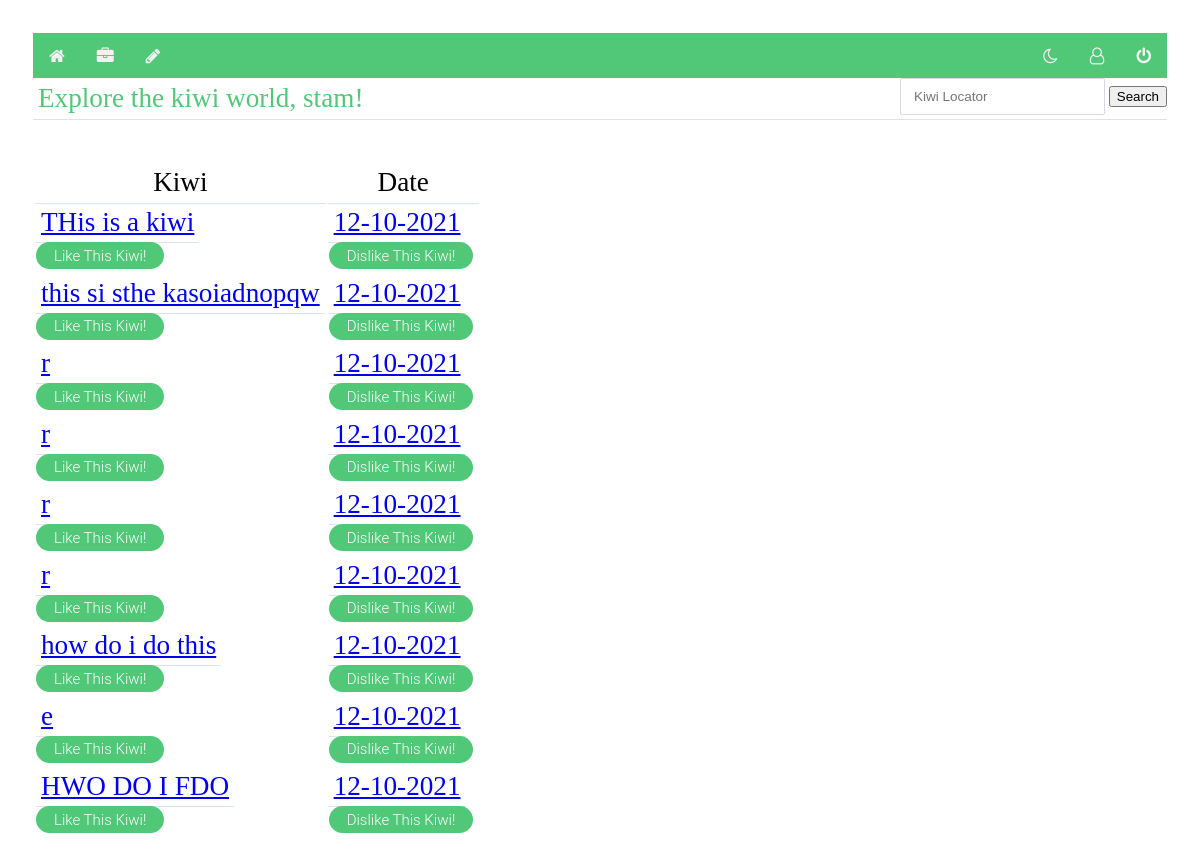
Before: /index (signed in) with the older database file.
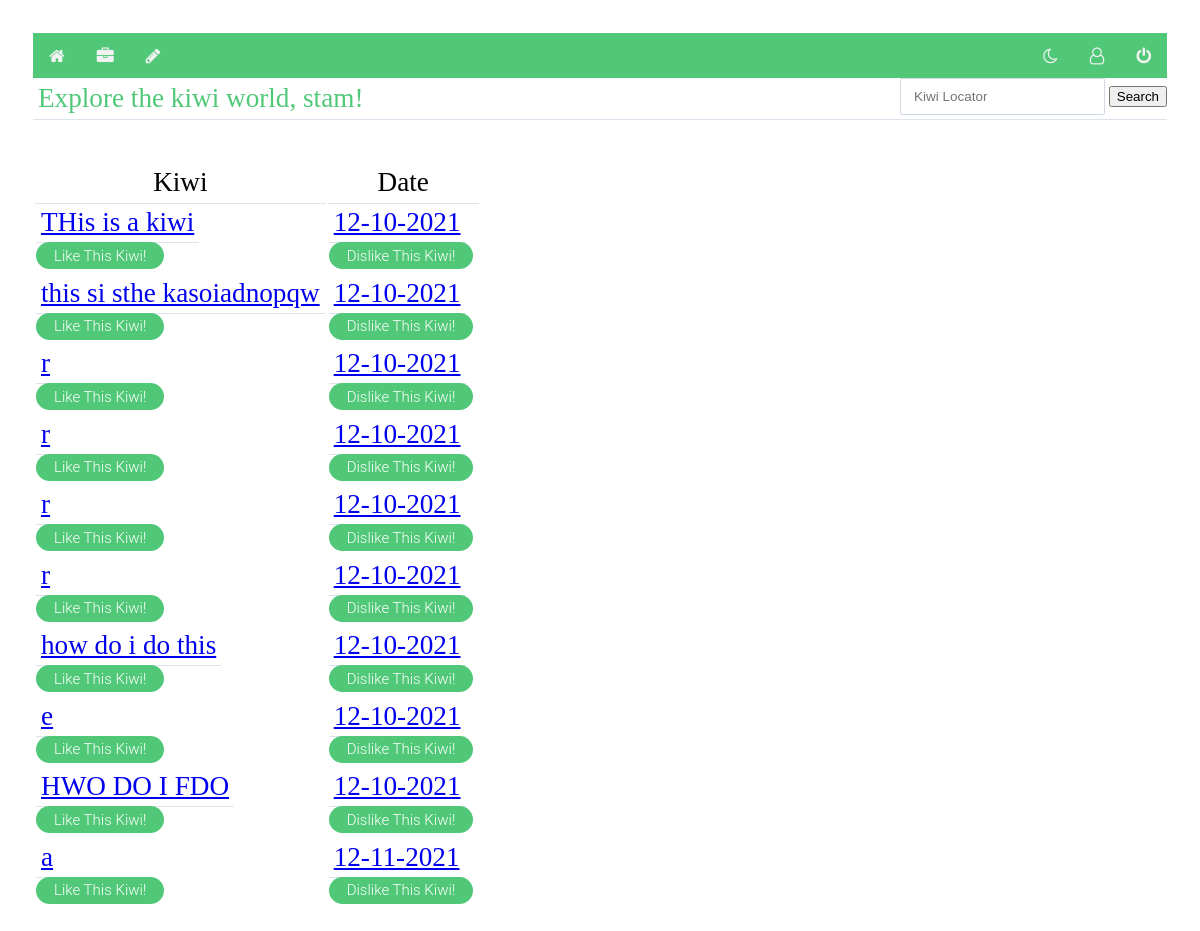
After: the same page with the newer database file.
### models.py (models this page shows, shortened)
class Note(db.Model):
    id = db.Column("id", db.Integer, primary_key=True)
    title = db.Column("title", db.String(200))
    text = db.Column("text", db.String(100))
    date = db.Column("date", db.String(50))
    user_id = db.Column(db.Integer,db.ForeignKey("user.id"), nullable = False)
    comments = db.relationship("Comment", backref="note",cascade = "all, delete-orphan", lazy=True)
    score = db.Column("score", db.Integer)
    votes = db.Column("totalVotes", db.Integer)

### flask06.py (the view)
@app.route('/')
@app.route('/index')
def index():
    if session.get('user'):
        all_notes = db.session.query(Note).all()
        return render_template('index.html', notes=all_notes, user=session['user'])
    else:
        return redirect(url_for('login'))

### forms.py
class SearchForm(FlaskForm):
    results = StringField('Results', validators=[DataRequired()])
    submit = SubmitField("Submit")

### flask06.py (called while the page is built)
@app.context_processor
def base():
    form = SearchForm()
    return dict(form=form)

### templates/index.html (shortened to what this page needs)
<!DOCTYPE html>
<html lang="en">
    <head>
        <link rel="stylesheet" href="{{ url_for('static', filename='main.css') }}">
        <link rel="stylesheet" href="{{ url_for('static', filename='forms.css') }}">
        <link rel="stylesheet" href="https://cdnjs.cloudflare.com/ajax/libs/font-awesome/4.7.0/css/font-awesome.css">
    </head>
    <div class="topnav">
        <nav>
            {% if user %}
            <a class="fa fa-home" href="{{url_for('index')}}"></a>
            <a class="fa fa-briefcase"href="{{url_for('get_notes')}}"></a>
            <a class="fa fa-pencil"href="{{url_for('new_note')}}"></a>
            <div class="topnav-right">
                <a class="fa fa-moon-o" onclick="myFunction()"></a>
                <a class="fa fa-user-o"href="{{url_for('get_accounts')}}"></a>
                <a class="fa fa-power-off" href="{{url_for('logout')}}"></a>
            </div>
            {% else %}
            <a href="{{url_for('login')}}">Login</a>
            <a href="{{url_for('register')}}">Register</a>
            {% endif %}
        </nav>
    </div>
<body>
<div class="searchStuff">
        <form method="POST" action="{{ url_for('search')}}" class="searching">
                <input class="form-search" type="search" placeholder="Kiwi Locator" aria-label="Locate"
                       name="results">
                <button class="search-btn" type="submit">Search</button>
            </form>
    </div>
        <h1 class="title">Explore the kiwi world, {{user}}!</h1>
        <table>
                <th class="title">Kiwi</th>
                <th class="title">Date</th>
            {% for note in notes %}
            <tr>
                <td><a class="title" href="{{ url_for('get_note', note_id=note.id) }}">{{ note.title }}</a></td>
                <td><a class="title" href="{{ url_for('get_note', note_id=note.id) }}">{{ note.date }}</a></td>
            </tr>
            <td><a class="button3" href="{{ url_for('voteLike', note_id=note.id) }}">Like This Kiwi!</a></td>
                <td><a class="button3" href="{{ url_for('voteDislike', note_id=note.id) }}">Dislike This Kiwi!</a></td>
            {% endfor %}
        </table>
    </body>
</html>

### static/main.css (style rules this page uses)
body { padding: 30px 30px; background: light grey; }
h1 { color: #50C878; }
.topnav { background-color: #50C878; overflow: hidden; }
.topnav a { float: left; color: #f2f2f2; text-align: center; padding: 14px 16px; text-decoration: none; font-size: 17px; }
.topnav-right { float: right; }
.searchStuff { float: right; }
a.button3 { display:inline-block; padding:0.3em 1.2em; margin:0 0.3em 0.3em 0; border-radius:2em; box-sizing: border-box; text-decoration:none; font-family:'Roboto',sans-serif; font-weight:300; color:#FFFFFF; background-color: #50C878; text-align:center; transition: all 0.2s; }
body { padding: 25px; background-color: white; color: black; font-size: 15px; }

### static/forms.css (style rules this page uses)
form { width: 100%; }
.title { font-size: 1.7rem; font-weight: 300; border-bottom: 1px solid #dbe3ec; padding: 5px; margin: 0 0 40px 0; }
input, textarea { padding: 10px 13px; margin-bottom: 15px; border-radius: 2px; border: 1px solid #d4d9e3; font-weight: 200; color: #4d5060; font-family: 'Poppins', sans-serif; font-size: .9em; }

Changed rows visible on the page:
added Note: title "a", date "12-11-2021"
